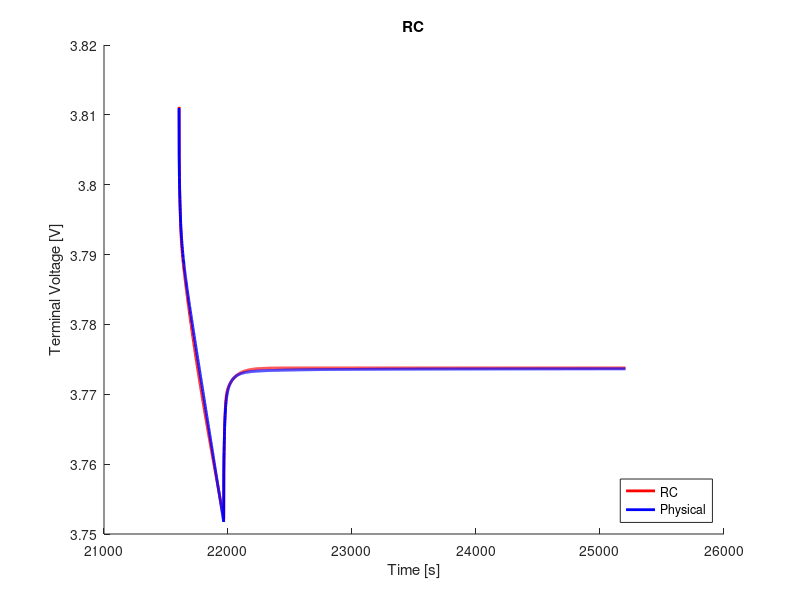

The MATLAB script that drew this image:
clear;
clc;
close all;

%% load data
load('ocv_final.mat');
time_ocv = time;
load('pulse_1_c_6.mat');
load('rc2_cf_params.mat');

%% voltage limitations
v_max = 4.4;                                    % cut-over voltage
v_min = 3.0;                                    % cut-off voltage

%% resample ocv and soc
t1 = time_ocv(1);
t2 = time_ocv(end);
dt = 1;                                         % sample time
t = (t1:dt:t2) - t1;

ocv = interp1(time_ocv, ocv, t1:dt:t2);
soc = interp1(time_ocv, soc, t1:dt:t2);

s = length(time);

%% variables
Q = 16.8;
eta = 1.0;                                  % coulombic efficiency

n = 2;                                      % number of rc links
i_r = zeros(n, 1);
v_c = zeros(n, 1);
flag = 1;

%% compute soc
ind_init = interp1(soc, 1:length(soc), 0.4202, 'nearest');
v_t(1) = ocv(ind_init);
z0 = soc(ind_init);
z = z0 - dt/(Q*3600)*eta*cumsum(I(1:end));

% manual fit
p = 7;
r0 = r0_cf(p);
r1 = r1_cf(p);
r2 = r2_cf(p);
% r3 = r3_cf(p);
c1 = c1_cf(p);
c2 = c2_cf(p);
% c3 = c3_cf(p);

r = [r1; r2];
c = [c1; c2];

%% compute terminal voltage
for j = 1:n
    f(j) = exp(-dt/(r(j)*c(j)));
end
for k = 1:s-1
    if flag == 1
        i_r(:, k+1) = diag(f)*i_r(:, k) + (1-f')*I(k);
        v_c(:, k) = i_r(:, k).*r;
        ind = interp1(soc, 1:length(soc), z(k), 'nearest');
        v_t(k+1) = ocv(ind) - sum(v_c(:, k)) - I(k).*r0;
        if v_t(k) < v_min
            fprintf('Reached lower voltage limit.');
            flag = 0;
        end
        if v_t(k) > v_max
            fprintf('Reached upper voltage limit.');
            flag = 0;
        end 
    end
end

%% compute rms error
v_t = reshape(v_t, size(V_batt_time));
rmse = 1000*sqrt(mean((V_batt_time - v_t).^2))     % [mV]

%% plot
figure(1);
hold on;
plot(time, v_t, 'r', 'LineWidth', 2)
hold on;
plot(time, V_batt_time, 'b', 'LineWidth', 2)
xlabel('Time [s]')
ylabel('Terminal Voltage [V]')
title('RC')
legend('RC', 'Physical', 'location', 'southeast')
